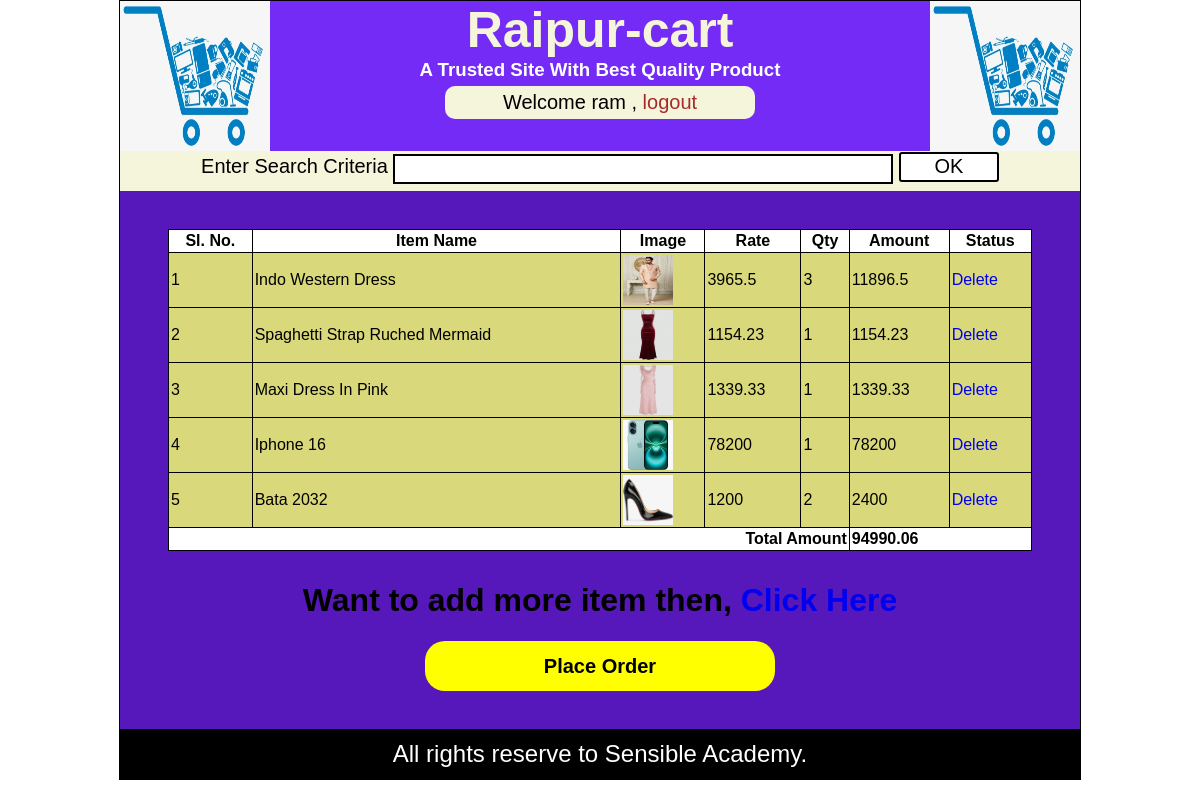
The page /displayCart.php (signed in) on the database its author committed.
### tables this page shows
CREATE TABLE IF NOT EXISTS `cart_info` (
  `cart_id` int(11) NOT NULL AUTO_INCREMENT,
  `user_name` varchar(30) NOT NULL,
  `item_id` int(11) NOT NULL,
  `rate` float NOT NULL,
  `quantity` int(11) NOT NULL,
  PRIMARY KEY (`cart_id`)
);

CREATE TABLE IF NOT EXISTS `product_info` (
  `prod_id` int(11) NOT NULL AUTO_INCREMENT,
  `prod_name` varchar(40) NOT NULL,
  `parent_cat_id` int(11) NOT NULL,
  `prod_rate` float NOT NULL,
  `prod_discount` float NOT NULL,
  `prod_detail` text NOT NULL,
  `image_path` text NOT NULL,
  `create_by` varchar(40) NOT NULL,
  `reg_date` date NOT NULL,
  PRIMARY KEY (`prod_id`)
);

### displayCart.php (the view)
<?php @session_start();
include("header.php");
?>
<div id="content">
<div>&nbsp;</div>
<div id="tableContainer" >
    <table border='1'>
    <tr  bgcolor='white'> <th>Sl. No.</th><th>Item Name</th><th>Image</th> <th>Rate</th>
    <th>Qty</th><th>Amount</th><th>Status</th></tr>
    <?php
    include("dbconnect.php");
    $usr=$_SESSION["uname"];
    $rscart=mysqli_query($con,"select * from cart_info,product_info where item_id=prod_id and user_name='$usr'");
    $cnt=0;
    $total=0;
    while($row=mysqli_fetch_array($rscart))
    {
        $cnt++;
        echo("<tr bgcolor='#D9D87B' >");
        echo("<td>".$cnt."</td>");
        echo("<td>".$row['prod_name']."</td>");
        $img=$row["image_path"];
        echo("<td><img src='.//collection//$img' width='50' height='50'></td>");
        echo("<td>".$row['rate']."</td>");
        echo("<td>".$row['quantity']."</td>");
        $amnt=$row['rate']*$row['quantity'];
        $total = $total + $amnt;
        echo("<td>".$amnt."</td>");
        $id=$row["cart_id"];
        echo("<td><a href='deleteCart.php?cid=$id'>Delete</a></td>");
        echo("</tr>");
    }
    echo("<tr  bgcolor='white'><th colspan='5' align='right'> Total Amount  </th> <th colspan='2'align='left'> $total </th> </tr>")
   ?>
    </table>
</div>
<h1 align='center'>Want to add more item then, <a href='index.php' color='white'>Click Here</a> </h1>
<div id='placeOrder'>
    <a href='OrderForm.php'>Place Order</a>
</div>
<div>&nbsp;</div>
</div>
<?php
include("footer.php");
?>

### styles.css (style rules this page uses)
body { margin:0px; padding:0px; font-family: Verdana, Geneva, Tahoma, sans-serif; }
a { text-decoration: none; }
#content { min-height:450px; background-color:#5618BA; margin-top: 40px; }
#tableContainer { width: 90%; margin: 10px auto; min-height: 200px; padding: 10px; }
#tableContainer table { width: 100%; border-collapse:collapse ; }
#tableContainer table tr td,#tableContainer table tr th { border:1px solid black; padding: 2px; }
#placeOrder { width: 350px; height: 50px; background-color: yellow; margin: 20px auto; line-height:50px; color:black; font-size: 20px; font-weight: bold; border-radius: 20px; text-align: center; }
#placeOrder a { color:black; display: block; line-height: 50px; }

### rows shown on the page
cart_info: product_info.prod_name "Indo Western Dress", product_info.image_path (picture), rate "3965.5", quantity "3", amnt "11896.5"
cart_info: product_info.prod_name "Spaghetti Strap Ruched Mermaid", product_info.image_path (picture), rate "1154.23", quantity "1"
cart_info: product_info.prod_name "Maxi Dress In Pink", product_info.image_path (picture), rate "1339.33", quantity "1"
cart_info: product_info.prod_name "Iphone 16", product_info.image_path (picture), rate "78200", quantity "1"
cart_info: product_info.prod_name "Bata 2032", product_info.image_path (picture), rate "1200", quantity "2", amnt "2400"

### other values the page prints
$_SESSION["uname"] "ram"
$total "94990.06"
